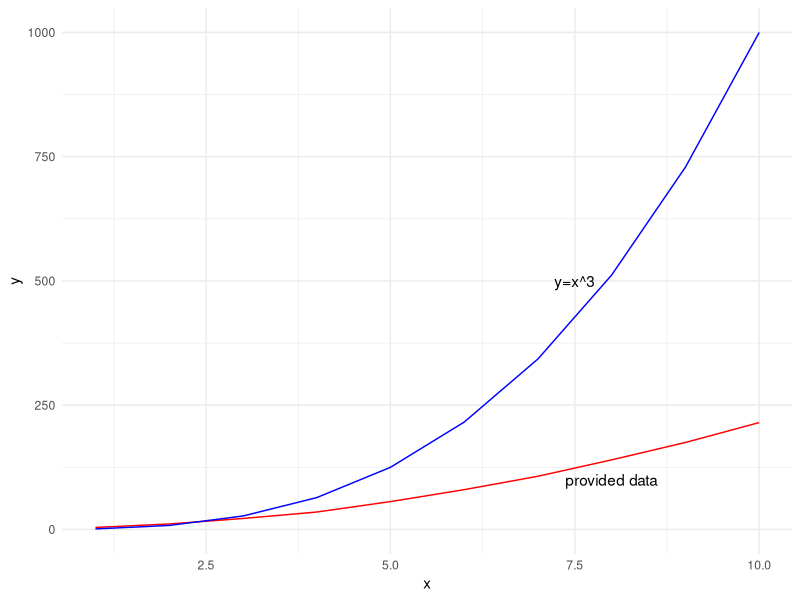

This figure's R source:
## ---- chunk 1
library(ggplot2)
y <- c(4, 11, 22, 35, 56, 80, 107, 140, 175, 215)
x <- c(1:10)
df <- as.data.frame(cbind(y,x))
y2 <- df$x^3
df2 <- as.data.frame(cbind(y2,x))

ggplot() + 
  geom_line(data = df, aes(x, y), color = 'red') +
  geom_line(data = df2, aes(x,y2), color = 'blue') +
  theme_minimal() +
  geom_text(aes(7.5, 500, label="y=x^3")) +
  geom_text(aes(8, 100, label="provided data")) 
